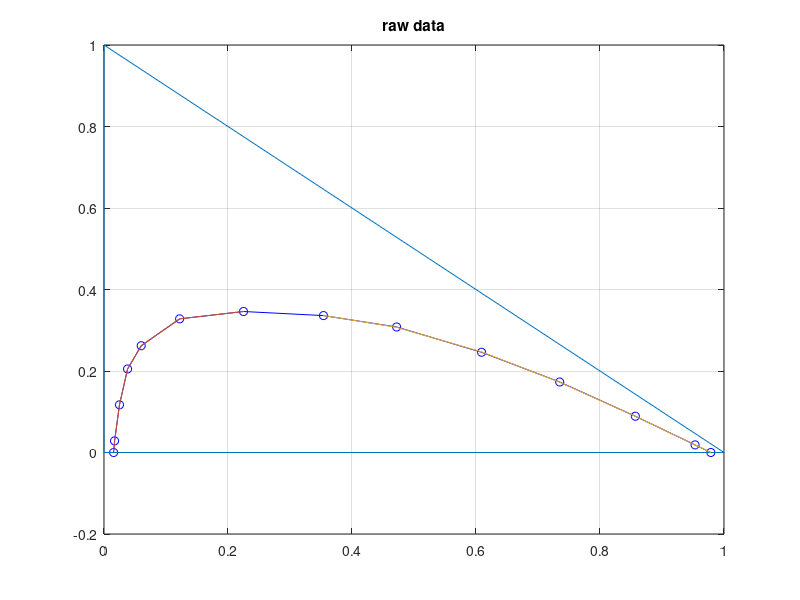

The MATLAB script that drew this image: (Note: this script raises an error after producing the figure.)

%Data provided ---------------------------
B = [0.0155 0.017 0.025 0.038 0.06 0.122 0.225 0.354 0.472 0.609 0.735 0.857 0.9533 0.9788];
C = [0 0.0285 0.117 0.205 0.262 0.328 0.346 0.336 0.308 0.246 0.173 0.089 0.0187 0];
A = 1 - B - C;
tiexc = [0 0.0285 0.117 0.205 0.262 0.328 0.346];
tieyc = [0 0.0187 0.089 0.173 0.246 0.308 0.336];
tiexb = [0.0155 0.017 0.025 0.038 0.06 0.122 0.225];
tieyb = [0.9788 0.9533 0.857 0.735 0.609 0.472 0.354];

%%----------------------------------------
figure(1)
plot(B,C,'bo-');grid on;
hold on; 
plot([0 1 0 0], [0 0 1 0])
xlabel('');ylabel('');
title('raw data');

p1 = polyfit(B(1:7), C(1:7), 5);
f1= polyval(p1, B(1:7));
plot(B(1:7),f1);grid on;

p2 = polyfit(B(8:14), C(8:14), 3);
f2= polyval(p2, B(8:14));
plot(B(8:14),f2);grid on;

%%---------------------------------------
B1 = zeros(1,10001);
C1 = zeros(1,10001);

for i = 1:10001
    B1(i) = (i-1)/10000;
    C1(i) = round(interp1(B,C,B1(i)),3);
end
plot(B1,C1);grid on;hold on;
plot([0 1 0 0],[0 0 1 0])
xlabel('xB');ylabel('xC,yC');title('interpolated data - overall process schematic')

%%Calculation for given tie lines----------------------


for i = 1:length(tiexc)   
    plot([tiexb(i) tieyb(i)],[tiexc(i) tieyc(i)]);
end

tie_slope=zeros(1,length(tiexc));
for i=1:length(tiexc)
    tie_slope(i) = (tieyc(i)-tiexc(i))/(tieyb(i)-tiexb(i));
end 

%%Given Values--------------------------
% stages = 3;
S = 1300;
F = 1000;
xbf = 0;
xcf = 0.35;
ybs = 1;
ycs = 0;

plot([xbf ybs],[xcf ycs]) % Line FS

%%To be calculated-----------------
r = ones(1,20);
e = ones(1,20);
xbr = ones(1,20);
xcr = ones(1,20);
ybe = ones(1,20);
yce = ones(1,20);
M = ones(1, 20);
Mx = ones(1,20);
My = ones(1, 20);
i=1;

M(i) = F + S;
Mx(i) = (F*xbf + S*ybs)/M(i);
My(i) = (F*xcf + S*ycs)/M(i);
plot(Mx(i),My(i),'o','MarkerSize',5,'MarkerFaceColor','yellow')
text(Mx(i),My(i),'M')

if ((0 < My(i)) && (My(i) <= tiexc(1)))
    slope = 0 + (My(i)-0)/(tiexc(1)-0)*tie_slope(1);
elseif((tiexc(1) < My(i)) && (My(i) <= tiexc(2)))
    slope= tie_slope(1) + (My(i)-tiexc(1))/(tiexc(2)-tiexc(1))*tie_slope(2);
elseif((tiexc(2) < My(i)) && (My(i) <= tiexc(3)))
    slope= tie_slope(2) + (My(i)-tiexc(2))/(tiexc(3)-tiexc(2))*tie_slope(3);
elseif((tiexc(3) < My(i)) && (My(i) <= tiexc(4)))
    slope= tie_slope(3) + (My(i)-tiexc(3))/(tiexc(4)-tiexc(3))*tie_slope(4);
elseif((tiexc(4) < My(i)) && (My(i) <= tiexc(5)))
    slope= tie_slope(4) + (My(i)-tiexc(4))/(tiexc(5)-tiexc(4))*tie_slope(5);
elseif((tiexc(5) < My(i)) && (My(i) <= tiexc(6)))
    slope= tie_slope(5) + (My(i)-tiexc(5))/(tiexc(6)-tiexc(5))*tie_slope(6);
elseif((tiexc(6) < My(i)) && (My(i) <= tiexc(7)))
    slope= tie_slope(6) + (My(i)-tiexc(6))/(tiexc(7)-tiexc(6))*tie_slope(7);
elseif((My(i) > tiexc(7)))
    slope= tie_slope(7) + (My(i)-tiexc(7))/(0.5-tiexc(7))*1;
end

%%tie line and the polynomial solving together
syms x y
[A,B] = vpasolve([y==poly2sym(p1), y==(My(i) +slope*(x - Mx(i)) )],[x,y],[0 0.24;0 0.346]);
xbr(i)=A(1);
xcr(i)=B(1);
plot(xbr(i),xcr(i),'o','MarkerSize',5,'MarkerFaceColor','yellow',Color='black');
text(xbr(i),xcr(i),'R');
syms x y
[ybe(i),yce(i)] = vpasolve([y == poly2sym(p2),y == My(i) + slope*(x - Mx(i))],[x,y],[0.24 1; 0 0.346]);
plot(ybe(i),yce(i),'o','MarkerSize',5,'MarkerFaceColor','yellow',Color='black')
text(ybe(i),yce(i),'E')

plot([xbr(i) ybe(i)],[xcr(i) yce(i)],Color='black',LineWidth=1.0) %plotting the the required tie line.

R = [xbr(i) xcr(i)];
E = [ybe(i) yce(i)];

syms E R
[e(i),r(i)] = vpasolve(E == M(i)-R, E == R*((My(i)-xcr(i))/(yce(i)-My(i))),[E,R]); %calculation of E and R using equation 8.3 and 8.7 BKD 
disp(r(i))
disp(e(i))

solute_fraction = (yce(i)*e - ycs*S)/(F*xcf); %fraction of solute saparated.

F = r(i);
xbf = xbr(i);
xcf = xcr(i);
plot([xbf ybs],[xcf ycs])

%%finding of the of required tie line-------------------
while xcr(i)>0.03
    i=i+1;
    M(i) = F + S;
    Mx(i) = (F*xbf + S*ybs)/M(i);
    My(i) = (F*xcf + S*ycs)/M(i);
    plot(Mx(i),My(i),'o','MarkerSize',5,'MarkerFaceColor','yellow')
    text(Mx(i),My(i),'M')

    if ((0 < My(i)) && (My(i) <= tiexc(1)))
        slope = 0 + (My(i)-0)/(tiexc(1)-0)*tie_slope(1);
    elseif((tiexc(1) < My(i)) && (My(i) <= tiexc(2)))
        slope= tie_slope(1) + (My(i)-tiexc(1))/(tiexc(2)-tiexc(1))*tie_slope(2);
    elseif((tiexc(2) < My(i)) && (My(i) <= tiexc(3)))
        slope= tie_slope(2) + (My(i)-tiexc(2))/(tiexc(3)-tiexc(2))*tie_slope(3);
    elseif((tiexc(3) < My(i)) && (My(i) <= tiexc(4)))
        slope= tie_slope(3) + (My(i)-tiexc(3))/(tiexc(4)-tiexc(3))*tie_slope(4);
    elseif((tiexc(4) < My(i)) && (My(i) <= tiexc(5)))
        slope= tie_slope(4) + (My(i)-tiexc(4))/(tiexc(5)-tiexc(4))*tie_slope(5);
    elseif((tiexc(5) < My(i)) && (My(i) <= tiexc(6)))
        slope= tie_slope(5) + (My(i)-tiexc(5))/(tiexc(6)-tiexc(5))*tie_slope(6);
    elseif((tiexc(6) < My(i)) && (My(i) <= tiexc(7)))
        slope= tie_slope(6) + (My(i)-tiexc(6))/(tiexc(7)-tiexc(6))*tie_slope(7);
    elseif((My(i) > tiexc(7)))
        slope= tie_slope(7) + (My(i)-tiexc(7))/(0.5-tiexc(7))*1;
    end

    %%tie line and the polynomial solving together
    syms x y
    [C,D] = vpasolve([y==poly2sym(p1), y==(My(i) +slope*(x - Mx(i)) )],[x,y],[0 0.24;0 0.346]);
    xbr(i)=C(1);
    xcr(i)=D(1);
    plot(xbr(i),xcr(i),'o','MarkerSize',5,'MarkerFaceColor','yellow',Color='black');
    text(xbr(i),xcr(i),'R');
    syms x y
    [ybe(i),yce(i)] = vpasolve([y == poly2sym(p2),y == My(i) + slope*(x - Mx(i))],[x,y],[0.24 1; 0 0.346]);
    plot(ybe(i),yce(i),'o','MarkerSize',5,'MarkerFaceColor','yellow',Color='black')
    text(ybe(i),yce(i),'E')

    plot([xbr(i) ybe(i)],[xcr(i) yce(i)],Color='black',LineWidth=1.0) %plotting the the required tie line.

    R = [xbr(i) xcr(i)];
    E = [ybe(i) yce(i)];

    syms E R
    [e(i),r(i)] = vpasolve(E == M(i)-R, E == R*((My(i)-xcr(i))/(yce(i)-My(i))),[E,R]); %calculation of E and R using equation 8.3 and 8.7 BKD 
    disp(r(i))
    disp(e(i))

    solute_fraction = (yce(i)*e - ycs*S)/(F*xcf); %fraction of solute saparated.

    F = r(i);
    xbf = xbr(i);
    xcf = xcr(i);
    plot([xbf ybs],[xcf ycs])
    
    %plot([double(xbr(i)) double(ybe(i))],[double(xcr(i)) double(yce(i))],'o-','Color',[0,0.25,1],'linewidth',0.35)
    %plot(double(Mx(i)),double(My(i)),'bo')

end
overall_frac = (1000*0.35 - xcr(3)*r(3))/(1000*0.35)
fprintf('The minimum number of stages is %d\n',i);

hold on
plot([0 1 0 0],[0 0  1 0])
xlabel('xB,yB');ylabel('xC,yC');title('interpolated data - overall process schematic')
text(0,0.35,'F')
text(0.98,0.02,'- S')
